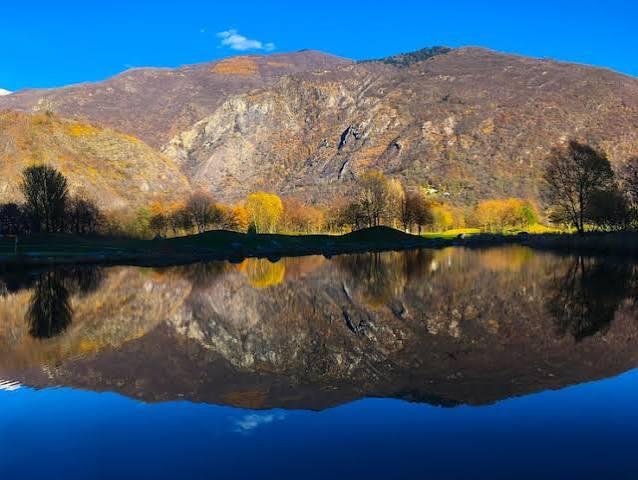
#> input picture Experiment_4/image4.jpg, 638 x 480 px
$ python main.py
#> lines starting #> are read from the running program, lines starting #| are printed output that depends on the picture
import cv2
import numpy as np
import matplotlib.pyplot as plt

# Step 1: Load image in grayscale
image = cv2.imread("image4.jpg", cv2.IMREAD_GRAYSCALE)
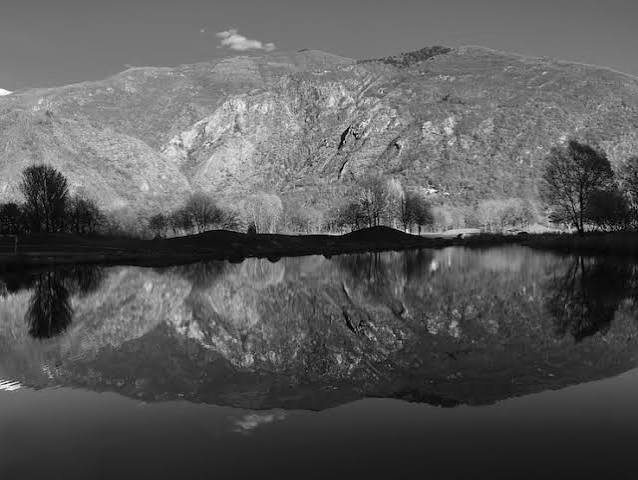
#> image: shape (480, 638); min 0, max 255, mean 90.1

if image is None:
    print("Image not found!")
    exit()

# Step 2: Compute DFT
dft = cv2.dft(np.float32(image), flags=cv2.DFT_COMPLEX_OUTPUT)

# Step 3: Shift zero frequency to the center
dft_shift = np.fft.fftshift(dft)

# Step 4: Calculate magnitude spectrum
magnitude = cv2.magnitude(dft_shift[:, :, 0], dft_shift[:, :, 1])
magnitude_spectrum = 20 * np.log(magnitude + 1)
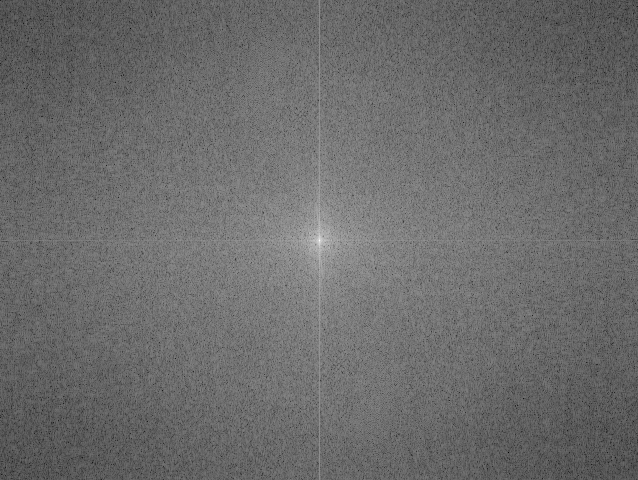
#> magnitude_spectrum: shape (480, 638) float32; min 30.27, max 342.7, mean 162.2; drawn with min black and max white

# Image dimensions
rows, cols = image.shape
#> rows = 480; cols = 638
crow, ccol = rows // 2, cols // 2
#> crow = 240; ccol = 319

# Create distance matrix
y, x = np.ogrid[:rows, :cols]
#> y = 480 values from 0 to 479
distance = np.sqrt((x - ccol) ** 2 + (y - crow) ** 2)

# Step 5: Low-Pass Filter
radius = 50

low_pass_mask = np.zeros((rows, cols), np.float32)
low_pass_mask[distance <= radius] = 1

low_pass = dft_shift * low_pass_mask[:, :, np.newaxis]

# Step 6: High-Pass Filter
high_pass_mask = np.ones((rows, cols), np.float32)
high_pass_mask[distance <= radius] = 0

high_pass = dft_shift * high_pass_mask[:, :, np.newaxis]

# Step 7: Inverse Fourier Transform - Low Pass
low_pass_shift = np.fft.ifftshift(low_pass)
low_pass_image = cv2.idft(low_pass_shift)
low_pass_image = cv2.magnitude(
    low_pass_image[:, :, 0],
    low_pass_image[:, :, 1]
)
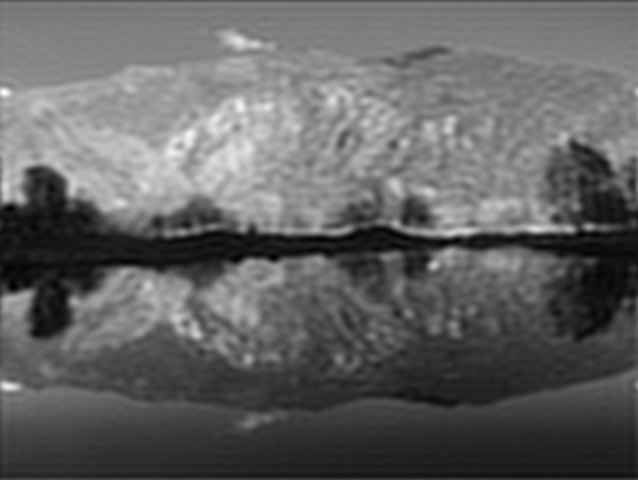
#> low_pass_image: shape (480, 638) float32; min 7376, max 71138936, mean 27592560; drawn with min black and max white

# Normalize low-pass image
low_pass_image = cv2.normalize(
    low_pass_image,
    None,
    0,
    255,
    cv2.NORM_MINMAX
).astype(np.uint8)

# Inverse Fourier Transform - High Pass
high_pass_shift = np.fft.ifftshift(high_pass)
high_pass_image = cv2.idft(high_pass_shift)
high_pass_image = cv2.magnitude(
    high_pass_image[:, :, 0],
    high_pass_image[:, :, 1]
)
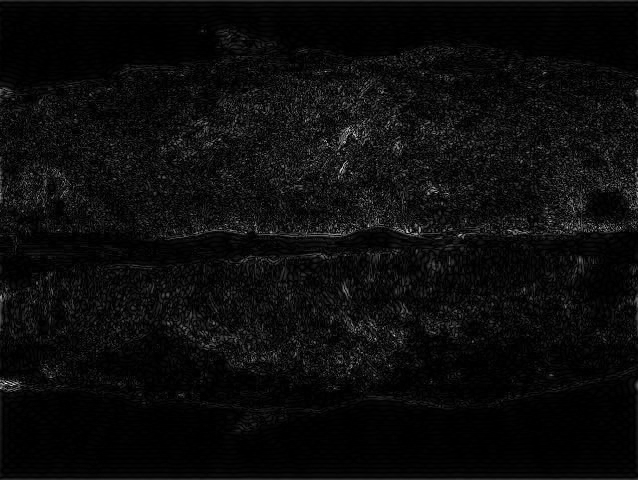
#> high_pass_image: shape (480, 638) float32; min 11.21, max 46594116, mean 2267641; drawn with min black and max white

# Normalize high-pass image
high_pass_image = cv2.normalize(
    high_pass_image,
    None,
    0,
    255,
    cv2.NORM_MINMAX
).astype(np.uint8)

# Save output images
cv2.imwrite("original.jpg", image)
cv2.imwrite("frequency_spectrum.jpg", magnitude_spectrum.astype(np.uint8))
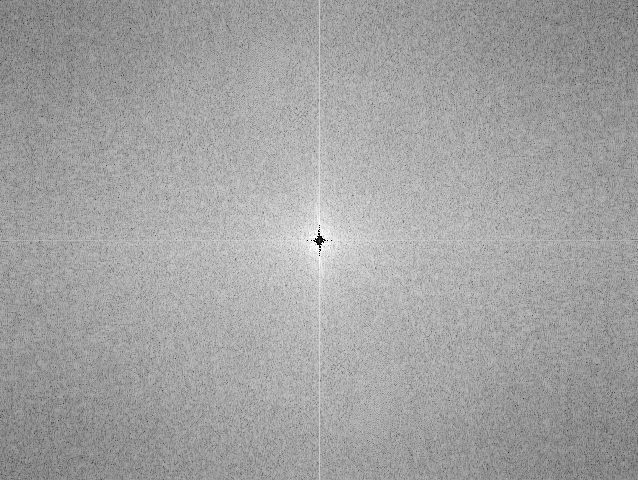
#> saved as frequency_spectrum.jpg: shape (480, 638); min 0, max 255, mean 161.7
cv2.imwrite("low_pass.jpg", low_pass_image)
cv2.imwrite("high_pass.jpg", high_pass_image)

# Step 8: Compare all results
plt.figure(figsize=(12, 8))

plt.subplot(2, 2, 1)
plt.imshow(image, cmap="gray")
plt.title("Original Image")
plt.axis("off")

plt.subplot(2, 2, 2)
plt.imshow(magnitude_spectrum, cmap="gray")
plt.title("Frequency Spectrum")
plt.axis("off")

plt.subplot(2, 2, 3)
plt.imshow(low_pass_image, cmap="gray")
plt.title("Low-Pass Filtered Image")
plt.axis("off")

plt.subplot(2, 2, 4)
plt.imshow(high_pass_image, cmap="gray")
plt.title("High-Pass Filtered Image")
plt.axis("off")

plt.tight_layout()
plt.show()

# Step 9: Display basic analysis
print("Frequency Domain Filtering completed.")
print("Low-pass filtering reduces high-frequency components and smooths the image.")
print("High-pass filtering removes low-frequency components and highlights edges and fine details.")

# Step 10: Observations
print("\nObservations:")
print("1. The original image contains both low and high frequency components.")
print("2. The frequency spectrum shows the distribution of image frequencies.")
print("3. Low-pass filtering produces a smoother image and reduces noise.")
print("4. High-pass filtering highlights edges and fine details.")
print("5. Frequency domain filtering is useful for image enhancement and noise reduction.")

$ run again, with Experiment_4/Dogs_love.jpg copied over Experiment_4/image4.jpg
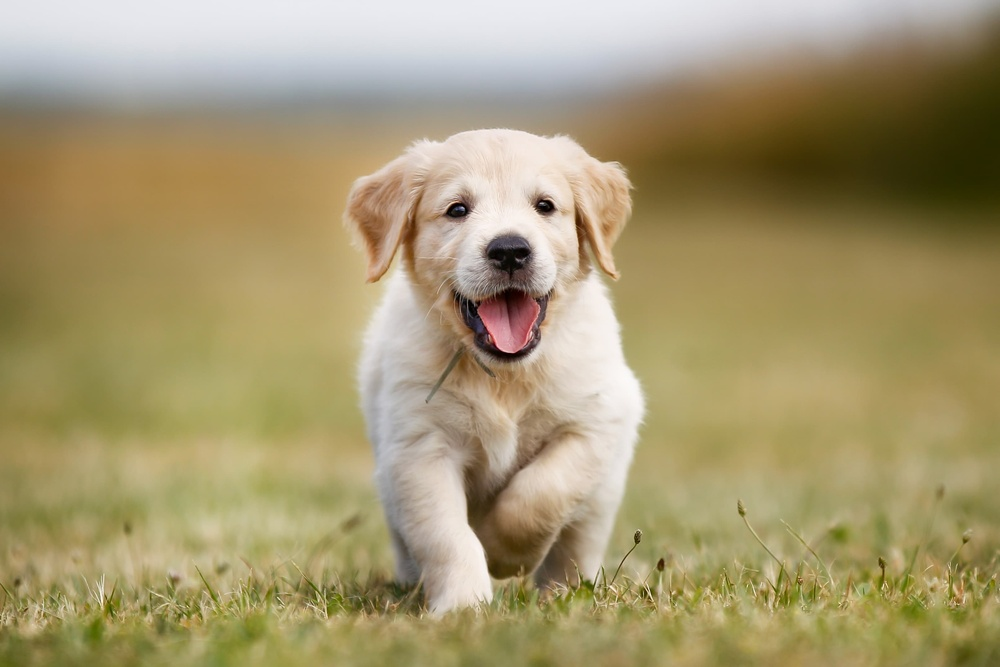
#> input picture Experiment_4/Dogs_love.jpg, 1000 x 667 px, shrunk from 3224 x 2149 before the run
#> `high_pass_image = cv2.magnitude( high_pass_image[:, :, 0], high_pass_i..`:
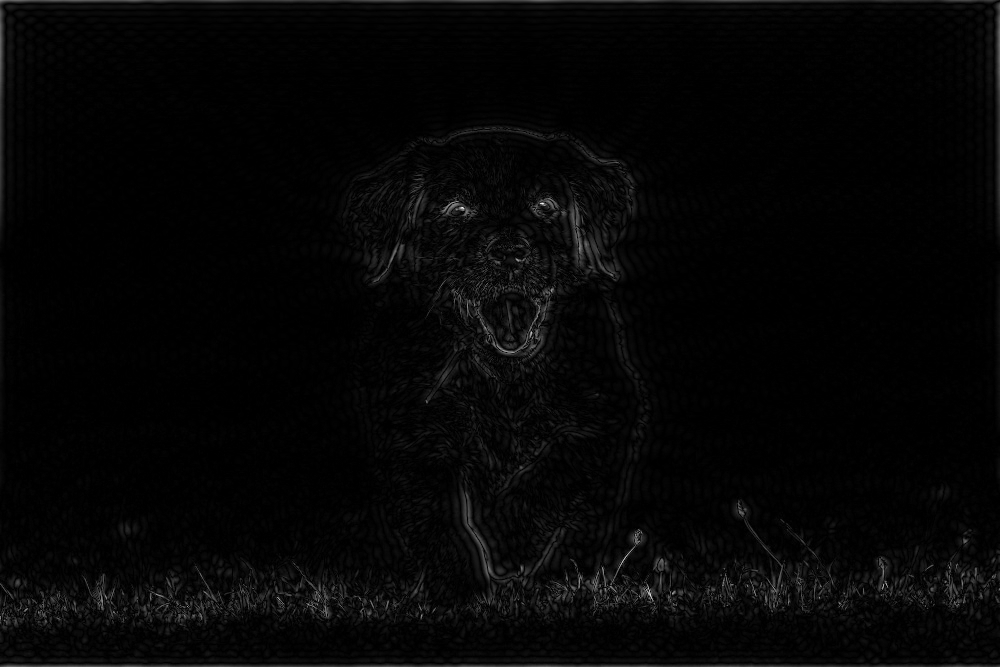
#> high_pass_image: shape (667, 1000) float32; min 2.78, max 105183856, mean 2432481.2; drawn with min black and max white
#> `cv2.imwrite("frequency_spectrum.jpg", magnitude_spectrum.astype(np.uin..`:
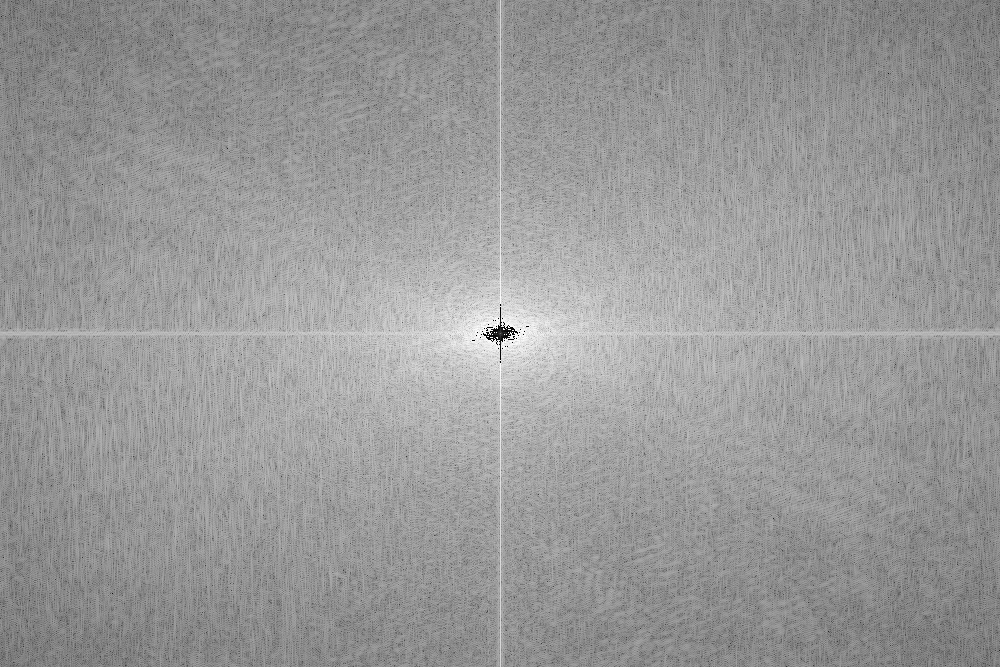
#> saved as frequency_spectrum.jpg: shape (667, 1000); min 0, max 255, mean 152.6

$ run again, with Experiment_4/img4.jpg copied over Experiment_4/image4.jpg
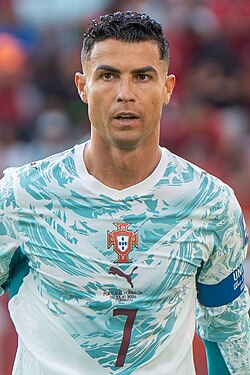
#> input picture Experiment_4/img4.jpg, 250 x 375 px
#> `high_pass_image = cv2.magnitude( high_pass_image[:, :, 0], high_pass_i..`:
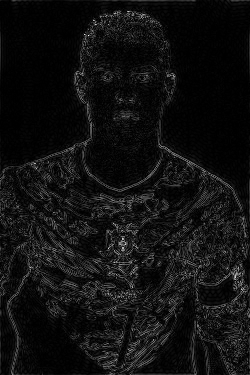
#> high_pass_image: shape (375, 250) float32; min 22.47, max 17070722, mean 1132499.6; drawn with min black and max white
#> `cv2.imwrite("frequency_spectrum.jpg", magnitude_spectrum.astype(np.uin..`:
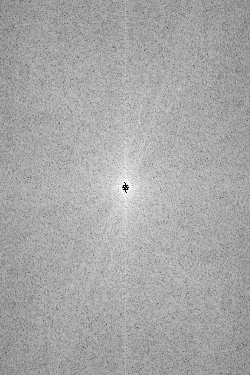
#> saved as frequency_spectrum.jpg: shape (375, 250); min 0, max 255, mean 167.3
